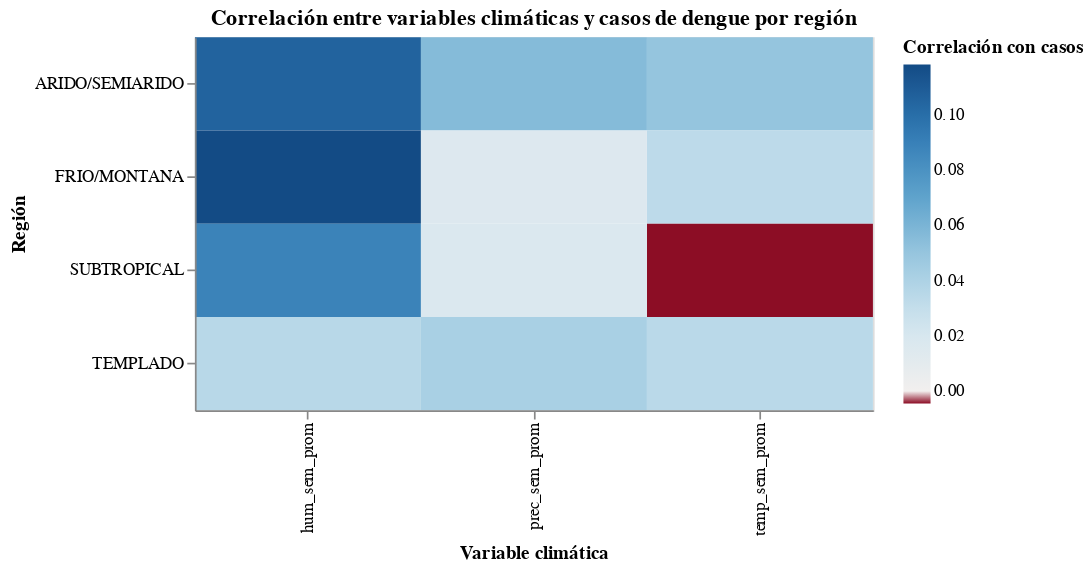

Notebook code for this chart:
### Code cell
# Dataset con columnas relevantes
vars_clima = ["temp_sem_prom", "hum_sem_prom", "prec_sem_prom"]
df_corr = (
    df_grouped[["clima_region", "cantidad_casos"] + vars_clima]
      .dropna(subset=["clima_region", "cantidad_casos"])
      .copy()
)

# Calcular correlaciones por región
corrs = []
for reg, sub in df_corr.groupby("clima_region"):
    for v in vars_clima:
        c = sub[v].corr(sub["cantidad_casos"])
        corrs.append({"region": reg, "variable": v, "corr": c})
corr_df = pd.DataFrame(corrs)
corr_df

alt.Chart(corr_df).mark_rect().encode(
    x=alt.X("variable:N", title="Variable climática"),
    y=alt.Y("region:N", title="Región"),
    color=alt.Color("corr:Q",
                    scale=alt.Scale(scheme="redblue", domainMid=0),
                    title="Correlación con casos"),
    tooltip=[
        alt.Tooltip("region:N", title="Región"),
        alt.Tooltip("variable:N", title="Variable"),
        alt.Tooltip("corr:Q", format=".2f", title="r de Pearson")
    ]
).properties(
    title="Correlación entre variables climáticas y casos de dengue por región",
    width=400, height=220
)

### Figure 1 — Vega-Lite specification as saved in the notebook (floating-point values rounded to 4 significant figures)
{"config": {"view": {"continuousWidth": 300, "continuousHeight": 300}}, "data": {"name": "data-833f6d7c08db06cc4f5e2dc8a9a9da87"}, "mark": {"type": "rect"}, "encoding": {"color": {"field": "corr", "scale": {"domainMid": 0, "scheme": "redblue"}, "title": "Correlación con casos", "type": "quantitative"}, "tooltip": [{"field": "region", "title": "Región", "type": "nominal"}, {"field": "variable", "title": "Variable", "type": "nominal"}, {"field": "corr", "format": ".2f", "title": "r de Pearson", "type": "quantitative"}], "x": {"field": "variable", "title": "Variable climática", "type": "nominal"}, "y": {"field": "region", "title": "Región", "type": "nominal"}}, "height": 220, "title": "Correlación entre variables climáticas y casos de dengue por región", "width": 400, "$schema": "https://vega.github.io/schema/vega-lite/v5.20.1.json", "datasets": {"data-833f6d7c08db06cc4f5e2dc8a9a9da87": [{"region": "ARIDO/SEMIARIDO", "variable": "temp_sem_prom", "corr": 0.05015}, {"region": "ARIDO/SEMIARIDO", "variable": "hum_sem_prom", "corr": 0.1055}, {"region": "ARIDO/SEMIARIDO", "variable": "prec_sem_prom", "corr": 0.05603}, {"region": "FRIO/MONTANA", "variable": "temp_sem_prom", "corr": 0.03284}, {"region": "FRIO/MONTANA", "variable": "hum_sem_prom", "corr": 0.1181}, {"region": "FRIO/MONTANA", "variable": "prec_sem_prom", "corr": 0.01568}, {"region": "SUBTROPICAL", "variable": "temp_sem_prom", "corr": -0.004459}, {"region": "SUBTROPICAL", "variable": "hum_sem_prom", "corr": 0.08828}, {"region": "SUBTROPICAL", "variable": "prec_sem_prom", "corr": 0.01735}, {"region": "TEMPLADO", "variable": "temp_sem_prom", "corr": 0.03418}, {"region": "TEMPLADO", "variable": "hum_sem_prom", "corr": 0.03538}, {"region": "TEMPLADO", "variable": "prec_sem_prom", "corr": 0.04174}]}}
